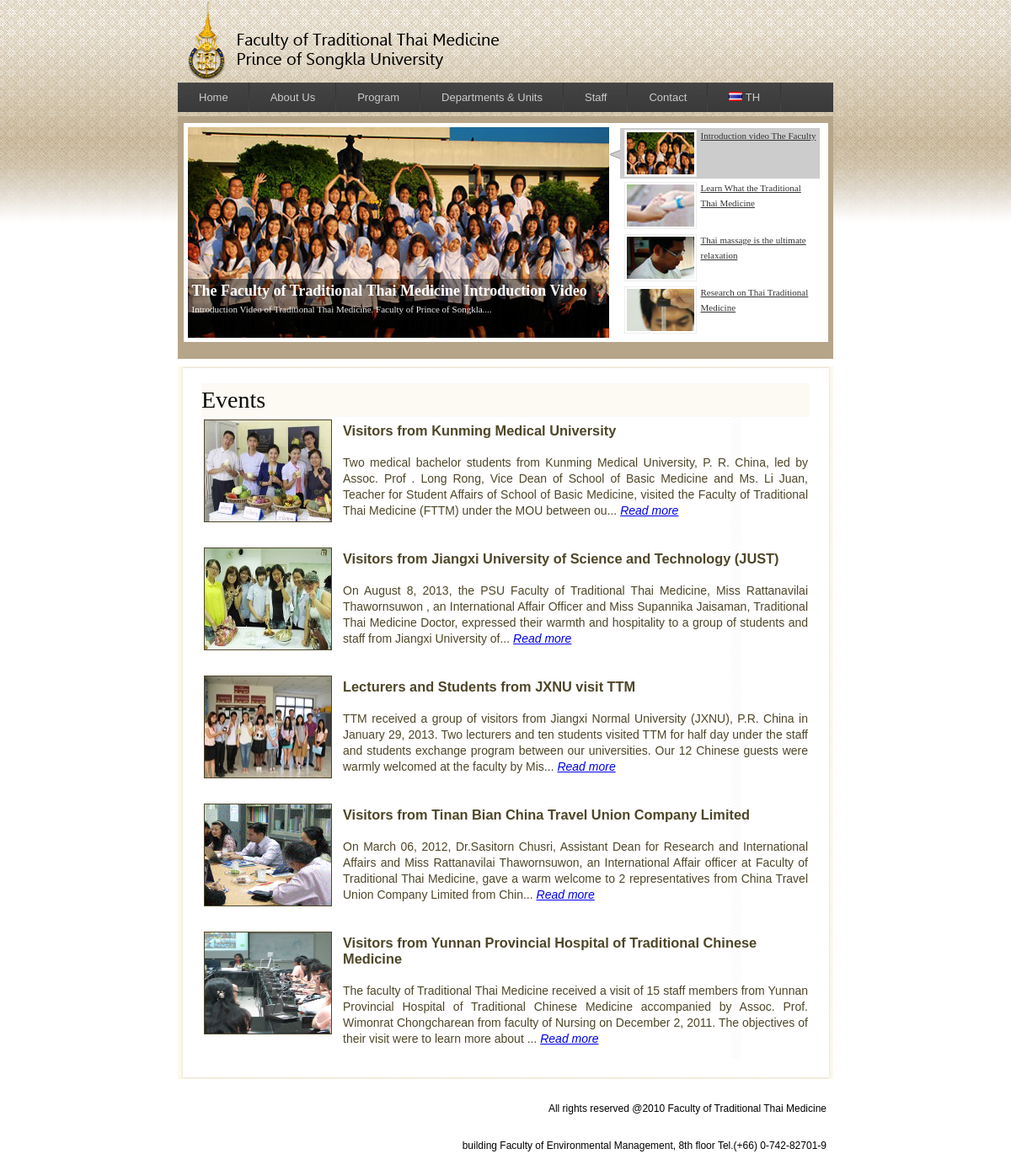
The page / on the database its author committed.
### tables this page shows
CREATE TABLE `english` (
  `Id` int(4) NOT NULL,
  `Title` varchar(255) NOT NULL DEFAULT '',
  `Detail` text NOT NULL,
  `Image` varchar(50) NOT NULL DEFAULT '',
  `Date` date NOT NULL DEFAULT '0000-00-00'
);

### body.php (the view)
<div id="body">
		<div id="topShadow"></div>
<?php
     if($_GET["page"] != ""){
		  $sql = 'Select Title, Detail From english Where Id = '.$_GET["page"];
		  $table = mysql_query($sql);
		   while($row = mysql_fetch_array($table))
	  	   {
				print '<div  id="bodyPannel"><h1>'.$row["Title"].'</h1><br />';
				print html_entity_decode($row["Detail"]);
				print "</div>";
	   	   }
	 }
	 else
	 {
 ?>
		<div id="bodyPannel">
            <br class="spacer" />
				<div id="futurePlans">
					<h2 class="text1">Events</h2>
<?php
$sql = "Select * From english order by Id desc LIMIT 0 , 5";
$table = mysql_query($sql);
       print '<table width="100%" border="0">';
	   while($row = mysql_fetch_array($table))
	   {
	        print '<tr style="height:150px">';
			print '<td valign="top"><img src="uploads/'.$row["Image"].'" align="left" border="1" width="150" height="120"  /></td>';
			print '<td valign="top" style="padding:5px 0 0 10px"><h3>'.$row["Title"].'</h3>
			       <br /><div align="justify">'.substr(str_replace("&nbsp;","",strip_tags(html_entity_decode($row["Detail"]))), 0, 300).'...
				   <a href="index.php?page='.$row["Id"].'"><i>Read more</i></a></div>
				   </td></tr>';
	   }
		print '</table>';
?>
		</div>
</div>
<?php
	 }
?>
<div id="bottomShadow"></div><br class="spacer" />
</div>

### header.php (shortened to what this page needs)
<!DOCTYPE html PUBLIC "-//W3C//DTD XHTML 1.0 Transitional//EN" "http://www.w3.org/TR/xhtml1/DTD/xhtml1-transitional.dtd">
<html xmlns="http://www.w3.org/1999/xhtml">
<head>
<link href="style.css" rel="stylesheet" type="text/css" />
</head>
<body>
<div>
      <a href="index.php" target="_self"><div style="margin:0 auto; width:778px"><img src="images/logoengTTM.png"  border="0" /></a></div>
    <div class="menu">
							 <ul>
								 <li><a href="index.php" target="_self" >Home</a>
								 </li>
								 <li><a href="" target="_self" >About Us</a>
								 </li>
								 <li><a href="" target="_self" >Program</a>
								 </li>
								 <li><a href="" target="_self" >Departments & Units</a>
								 </li>
                                  <li><a href="index.php?page=12" target="_self" >Staff</a>
								 </li>
                                 <li><a href="index.php?page=8" target="_self" >Contact</a>
								 </li>
                                 <li><a href="http://www.ttmed.psu.ac.th/" target="_self" ><img src="images/th.gif" border="0" /> TH</a>
								 </li>
                           </ul>
</div>
     <div style="height:5px"></div>

### index.php (shortened to what this page needs)
<?php
include_once("header.php");
  if($_GET["page"] == ""){
		  include_once("hilight.php");
	 }
include_once("body.php");
include_once("footer.php");
?>

### hilight.php (shortened to what this page needs)
<div id="topNav">
         <div id="featured" >
                 <ul class="ui-tabs-nav">
                   <li class="ui-tabs-nav-item ui-tabs-selected" id="nav-fragment-1"><a href="#fragment-1"><img src="images/image1-small.jpg" alt="" /><span>Introduction video The Faculty</span></a></li>
                   <li class="ui-tabs-nav-item" id="nav-fragment-2"><a href="#fragment-2"><img src="images/image2-small.jpg" alt="" /><span>Learn What the Traditional Thai Medicine</span></a></li>
                   <li class="ui-tabs-nav-item" id="nav-fragment-3"><a href="#fragment-3"><img src="images/image3-small.jpg" alt="" /><span>Thai massage is the ultimate relaxation</span></a></li>
                   <li class="ui-tabs-nav-item" id="nav-fragment-4"><a href="#fragment-4"><img src="images/image4-small.jpg" alt="" /><span>Research on Thai Traditional Medicine</span></a></li>
                 </ul>
               <div id="fragment-1" class="ui-tabs-panel" style="">
                   <img src="images/image1.jpg" alt="" />
                    <div class="info" >
                       <h2><a href="index.php?page=14" >The Faculty of Traditional Thai Medicine Introduction Video</a></h2>
                       <p>Introduction Video of Traditional Thai Medicine. Faculty of Prince of Songkla....</p>
                    </div>
               </div>
             </div>
           </div>

### footer.php
<div id="footer">
		<p>All rights reserved @2010 Faculty of Traditional Thai Medicine</p><br class="spacer" />
	  <p class="tworld"> building Faculty of Environmental Management, 8th floor Tel.(+66) 0-742-82701-9</p>
	</div>
</body>
</html>

### style.css (style rules this page uses)
body { background:url(images/bgweb.gif) repeat-x 0 0 #FFF; font:normal 14px/19px Arial, Helvetica, sans-serif; margin:0; padding:0; }
div, h1, h2, h3, h4, h5, h6, form, label, input, span, a { margin:0; padding:0; }
#topNav { width:778px; height:280px; position:relative; margin:0px auto; padding:8px 0 0 0; background-color:#b6a588; }
.menu { background: url(images/nav-bg.png) no-repeat top; border:none; border:0px; margin:0 auto; padding:0px; font: 67.5% "Lucida Sans Unicode", "Bitstream Vera Sans", "Trebuchet Unicode MS", "Lucida Grande", Verdana, Helvetica, sans-serif; font-size:14px; font-weight:bold; width:778px; }
.menu ul { height:35px; list-style:none; margin:0; padding:0; }
.menu li { font-size:13px; float:left; padding:0px; }
.menu li a { background: url("images/menu/seperator.gif") bottom right no-repeat; color:#cccccc; display:block; font-weight:normal; line-height:35px; margin:0px; padding:0px 25px; text-align:center; text-decoration:none; }
#featured { width:500px; padding-right:255px; position:relative; border:5px solid #fff; height:250px; background:#fff; margin:0 auto; }
#featured ul.ui-tabs-nav { position:absolute; top:0; left:500px; list-style:none; padding:0; margin:0; width:250px; }
#featured ul.ui-tabs-nav li { padding:1px 0; padding-left:13px; font-size:12px; color:#666; }
#featured ul.ui-tabs-nav li img { float:left; margin:2px 5px; background:#fff; padding:2px; border:1px solid #eee; }
#featured ul.ui-tabs-nav li span { font-size:11px; font-family:Verdana; line-height:18px; }
#featured li.ui-tabs-nav-item a { display:block; height:60px; color:#333; background:#fff; line-height:20px; }
#featured li.ui-tabs-selected { background:url('images/selected-item.gif') top left no-repeat; }
#featured ul.ui-tabs-nav li.ui-tabs-selected a { background:#ccc; }
#featured .ui-tabs-panel { width:500px; height:250px; background:#999; position:relative; }
#featured .ui-tabs-panel .info { position:absolute; top:180px; left:0; height:70px; background: url('images/transparent-bg.png'); }
#featured .info h2 { font-size:18px; font-family:Georgia, serif; color:#fff; padding:5px; margin:0; overflow:hidden; }
#featured .info p { margin:0 5px; font-family:Verdana; font-size:11px; line-height:15px; color:#f0f0f0; }
#featured .info a { text-decoration:none; color:#fff; }
#topShadow { background:url(images/top_shadow.gif) no-repeat 0 0 #FDF9EE; color:#4E4628; width:778px; height:20px; margin:9px 0 0; float:left; }
#bottomShadow { background:url(images/bottom_shadow.gif) no-repeat 0 0 #FDF9EE; color:#4E4628; width:778px; height:24px; float:left; }
#body { width:778px; margin:0 auto; position:relative; }
#bodyPannel { background:url(images/midle_bg.gif) repeat-y 0 0 #FDF9EE; color:#4E4628; width:722px; padding:0 28px; float:left; }
#futurePlans { float:left; }
#futurePlans h2.text1 { background-color:#FCFAF3; color:#0B0B0B; font:normal 28px/40px Georgia, "Times New Roman", Times, serif; }
#footer { position:relative; margin:0 auto; width:778px; padding:12px 0 50px; }
#footer p { color:#000; background-color:#FFF; padding:0 8px; float:right; font:normal 12px/22px "Trebuchet MS", Arial, Helvetica, sans-serif; }
#footer p.tworld { color:#000; background-color:#FFF; padding:0 8px; float:right; font:normal 12px/19px "Trebuchet MS", Arial, Helvetica, sans-serif; }

### rows shown on the page
english: Image (picture), Title "Visitors from Kunming Medical University", Detail "Two medical bachelor students from Kunming Medical University, P. R. China, led by Assoc. Prof . Long Rong, Vice Dean of School of Basic Medicine and Ms. Li Juan, Teacher for Student Affairs of School of Basic Medicine, visited the Faculty of Traditional Thai Medicine (FTTM) under the MOU between ou"
english: Image (picture), Title "Visitors from Jiangxi University of Science and Technology (JUST)", Detail "On August 8, 2013, the PSU Faculty of Traditional Thai Medicine, Miss Rattanavilai Thawornsuwon , an International Affair Officer and Miss Supannika Jaisaman, Traditional Thai Medicine Doctor, expressed their warmth and hospitality to a group of students and staff from Jiangxi University of"
english: Image (picture), Title "Lecturers and Students from JXNU visit TTM", Detail "TTM received a group of visitors from Jiangxi Normal University (JXNU), P.R. China in January 29, 2013. Two lecturers and ten students visited TTM for half day under the staff and students exchange program between our universities. Our 12 Chinese guests were warmly welcomed at the faculty by Mis"
english: Image (picture), Title "Visitors from Tinan Bian China Travel Union Company Limited", Detail "On March 06, 2012, Dr.Sasitorn Chusri, Assistant Dean for Research and International Affairs and Miss Rattanavilai Thawornsuwon, an International Affair officer at Faculty of Traditional Thai Medicine, gave a warm welcome to 2 representatives from China Travel Union Company Limited from Chin"
english: Image (picture), Title "Visitors from Yunnan Provincial Hospital of Traditional Chinese Medicine", Detail "The faculty of Traditional Thai Medicine received a visit of 15 staff members from Yunnan Provincial Hospital of Traditional Chinese Medicine accompanied by Assoc. Prof. Wimonrat Chongcharean from faculty of Nursing on December 2, 2011. The objectives of their visit were to learn more about"
